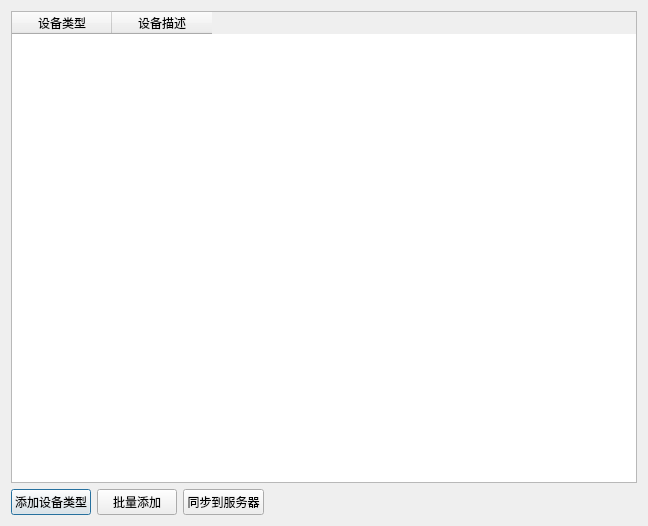
<?xml version="1.0" encoding="UTF-8"?>
<ui version="4.0">
 <class>CAddDevTDialog</class>
 <widget class="QDialog" name="CAddDevTDialog">
  <property name="geometry">
   <rect>
    <x>0</x>
    <y>0</y>
    <width>648</width>
    <height>526</height>
   </rect>
  </property>
  <property name="windowTitle">
   <string>Dialog</string>
  </property>
  <layout class="QVBoxLayout" name="verticalLayout">
   <item>
    <widget class="QTableWidget" name="tableWidget">
     <column>
      <property name="text">
       <string>设备类型</string>
      </property>
     </column>
     <column>
      <property name="text">
       <string>设备描述</string>
      </property>
     </column>
    </widget>
   </item>
   <item>
    <layout class="QHBoxLayout" name="horizontalLayout">
     <item>
      <widget class="QPushButton" name="pushButton">
       <property name="text">
        <string>添加设备类型</string>
       </property>
      </widget>
     </item>
     <item>
      <widget class="QPushButton" name="pushButton_2">
       <property name="text">
        <string>批量添加</string>
       </property>
      </widget>
     </item>
     <item>
      <widget class="QPushButton" name="pushButton_3">
       <property name="text">
        <string>同步到服务器</string>
       </property>
      </widget>
     </item>
     <item>
      <spacer name="horizontalSpacer">
       <property name="orientation">
        <enum>Qt::Horizontal</enum>
       </property>
       <property name="sizeHint" stdset="0">
        <size>
         <width>40</width>
         <height>20</height>
        </size>
       </property>
      </spacer>
     </item>
    </layout>
   </item>
  </layout>
 </widget>
 <resources/>
 <connections/>
</ui>
